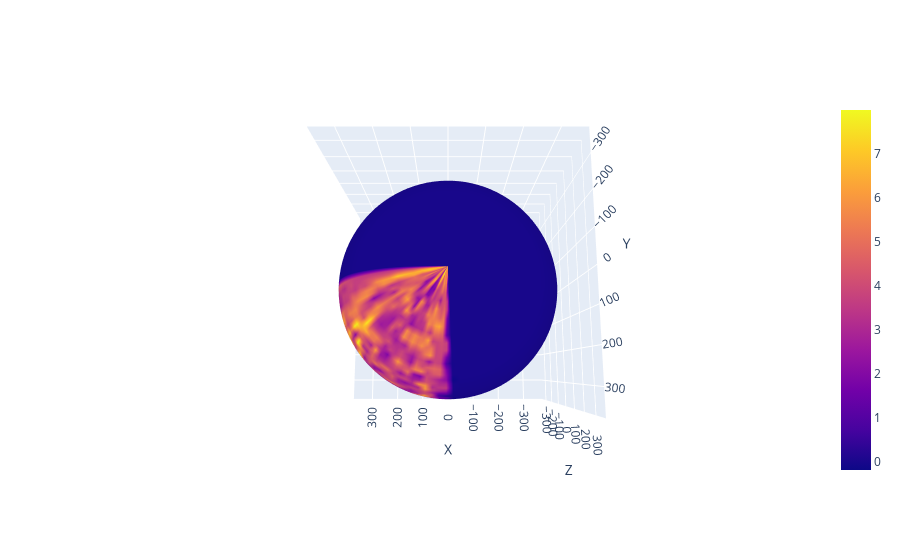

Notebook cell for this chart:
### Code cell
import plotly.graph_objects as go
from tqdm import tqdm
from src.utilities.plot_utils import mesh_face_plot
from scipy.interpolate import griddata


cl = -0.15# + 0.04#+ density_baseline
cu = 0.15 #+ 0.04# + density_baseline
frame_path = os.path.join(project_sub_path, "speed_frames", "")
os.makedirs(frame_path, exist_ok=True)

time_vec = cell_speed_df["time"].to_numpy()

t = 1400
plot_time = time_vec[t]

# for t, plot_time in enumerate(tqdm(sh_time_vec)):
    
vel_vec = cell_speed_df_sm.loc[t, vf_cols]

# Step 3: Interpolate scalar values to the spherical grid
points = np.column_stack((theta, phi))  # Original points in spherical coords
grid_points = np.column_stack((theta_grid.ravel(), phi_grid.ravel()))  # Grid points


# Interpolate
interpolated_values = griddata(points, vel_vec, grid_points, method='cubic')
interpolated_values = interpolated_values.reshape(theta_grid.shape)

# Step 4: (Optional) Convert back to Cartesian for visualization
x_interp = radius * np.sin(theta_grid) * np.cos(phi_grid)
y_interp = radius * np.sin(theta_grid) * np.sin(phi_grid)
z_interp = radius * np.cos(theta_grid)


camera=dict(
            eye=dict(x=1, y=1, z=1),  # Camera position
            up=dict(x=0, y=0, z=1),     # "Up" direction
#             center=dict(x=0, y=0, z=0)  # Focal point
        )

# fig = mesh_face_plot(f, v, vel_vec, colormap="RdBu_r") #"deep_r")
fig = go.Figure(data=[go.Surface(
        x=x_interp,
        y=y_interp,
        z=z_interp,
        surfacecolor=interpolated_values,
#         flatshading=True
    )])

fig.update_layout(
    scene=dict(camera=dict(
            eye=dict(x=0, y=0.35, z=2),  # Camera position
            up=dict(x=0, y=-1, z=0),     # "Up" direction
            center=dict(x=0, y=0, z=0)  # Focal point
        ),
        xaxis_title='X',
        yaxis_title='Y',
        zaxis_title='Z'
    )
)

fig.update_traces(lightposition=dict(
        x=5,  # Position the light source
        y=5,
        z=5
    ), 
        lighting=dict(
        ambient=0.85,    # Soft overall lighting
        diffuse=0.2,    # Scattered light
        specular=0,   # Shiny reflections
        roughness=0.2,  # Smooth surface
        fresnel=0     # Glow at edges
    ),

                )

# fig.update_traces(cmin=cl, cmax=cu, showscale=False)
#     fig.show()
# fig.write_image(frame_path + f"sh_frame{int(plot_time):04}.png", scale=1)

### Figure 1 — Plotly figure (JSON) as saved in the notebook; plotly's stock layout.template omitted (floating-point values rounded to 4 significant figures; data arrays with more than 128 entries replaced by an {"elided": "..."} marker saying what was removed)
{"data": [{"lighting": {"ambient": 0.85, "diffuse": 0.2, "fresnel": 0, "roughness": 0.2, "specular": 0}, "lightposition": {"x": 5, "y": 5, "z": 5}, "surfacecolor": {"elided": "100x50 float values"}, "type": "surface", "x": {"elided": "100x50 float values"}, "y": {"elided": "100x50 float values"}, "z": {"elided": "100x50 float values"}}], "layout": {"scene": {"camera": {"center": {"x": 0, "y": 0, "z": 0}, "eye": {"x": 0, "y": 0.35, "z": 2}, "up": {"x": 0, "y": -1, "z": 0}}, "xaxis": {"title": {"text": "X"}}, "yaxis": {"title": {"text": "Y"}}, "zaxis": {"title": {"text": "Z"}}}}}
